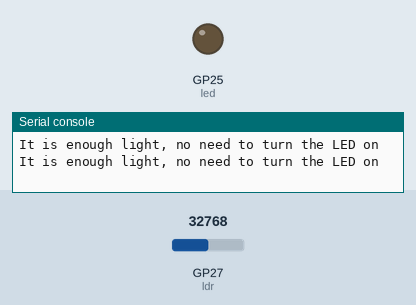
Simulated run of this program. Board: Raspberry Pi Pico running MicroPython. On the bench: output pins drawn as LEDs (lit = HIGH), the last lines printed to the serial console. Inputs (shaded band) come from the test bench; at power-on: GP27 (ldr) = 32768 (analog values on the 0–65535 scale).

Above: at 1.2 s.
1.3 s: GP27 (ldr) set to 45376
3.2 s: GP27 (ldr) set to 46720
At 4.4 s:
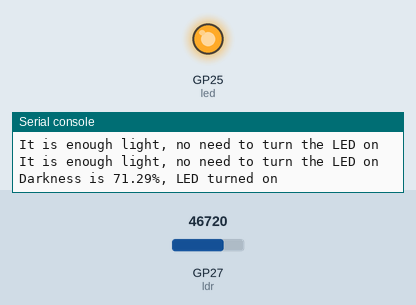
5.5 s: GP27 (ldr) set to 32767
At 7.1 s:
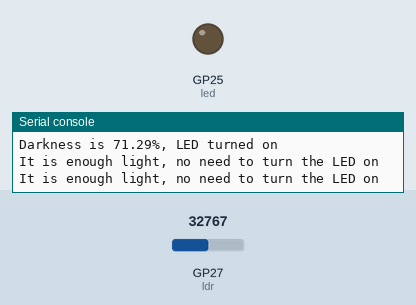
7.5 s: GP27 (ldr) set to 45874
At 8.7 s:
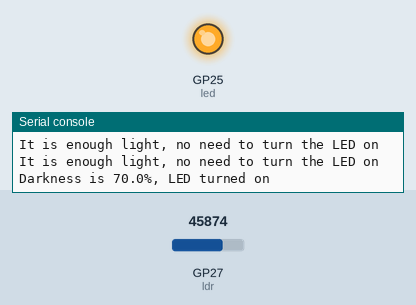
Timing chart, 0 to 10.5 s (numbered marks = the images above; inputs shaded):
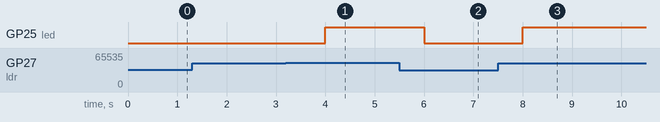

Measured:
- the behaviour switches between 45856 and 45872 on GP27 (ldr) (found by bisection; images 0 and 1)
- after the input at 3.2 s, GP25 (led): LOW → HIGH after 0.80 s
- after the input at 5.5 s, GP25 (led): HIGH → LOW after 0.50 s
- after the input at 7.5 s, GP25 (led): LOW → HIGH after 0.51 s

The program:

main.py
```python
from machine import ADC, Pin
import time

# Pin setups
ldr = ADC(Pin(27))
led = Pin("LED", Pin.OUT)

while True:
    light = ldr.read_u16()
    darkness = round(light / 65535 * 100, 2)
    if darkness >= 70:
        print("Darkness is {}%, LED turned on".format(darkness))
        led.on()
    else:
        print("It is enough light, no need to turn the LED on")
        led.off()
    time.sleep(1)
```
